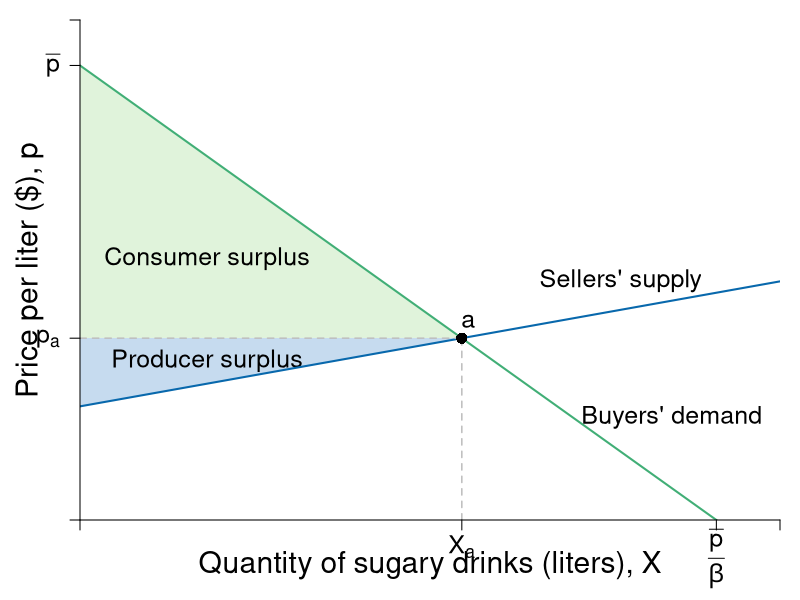

Recreate this plot in R.
require(shape)
library(tidyverse)
pdf(file = "firmmarketsupply/sugar_tax_efficiency_elastic1.pdf", width = 9, height = 7)

#Set parameters for graphics
axislabelsize <- 1.8
labelsize <- 1.5
namesize <- 1.8
annotatesize <- 1.5
graphlinewidth <- 2
segmentlinewidth <- 1.5

COL <- c("#7fc97f", "#beaed4", "#fdc086", "#ffff99", "#386cb0", "#f0027f", "#bf5b17", "#666666")
COLA <- c("#e0f3db", "#99d8c9","#66c2a4","#41ae76", "#238b45", "#005824")
COLB <- c("#c6dbef", "#4eb3d3", "#2b8cbe", "#0868ac","#084081")
COLC <- c("#fcfbfd", "#efedf5", "#dadaeb", "#bcbddc", "#9e9ac8", "#807dba", "#6a51a3", "#54278f", "#3f007d")

par(mar =  c(4, 4, 1, 1))

mrsA <- function(x, rmax = 20, xmax = 10) {
  rmax - (rmax/xmax)*x
}

uA <- function(x, y, rmax = 20, xmax = 10) {
  y + rmax*x - (1/2)(rmax/xmax)*x^2
}

Qs <- function(x, slope = 0.5, tax = 0){
  slope*x + 5 + tax
}

Qs_tax<- function(x, slope = 0.5, tax = 3.5){
  slope*x + 5 + tax
}

xlims <- c(0, 11)
ylims <- c(0, 22)

npts <- 501 
x <- seq(xlims[1], xlims[2], length.out = npts)
y <- seq(ylims[1], ylims[2], length.out = npts) 
a <- c(46.08, 55, 64)
b <- c(46.08, 55, 64)

#Equilibrium intersections
eq1 <- uniroot(function(x)  mrsA(x) - Qs(x)  , c(.01,10), tol=1e-8)   
eq2 <- uniroot(function(x)  mrsA(x) - Qs_tax(x)  , c(.01,10), tol=1e-8) 
xpre <- as.numeric(eq1[1])
xpost <- as.numeric(eq2[1])

plot(0, 0, xlim = xlims, ylim = ylims, type = "n",
     xlab = expression(paste("")),
     ylab = expression(paste("")), 
     xaxt = "n", 
     yaxt = "n", 
     cex.lab = axislabelsize, 
     bty = "n",
     xaxs = "i", 
     yaxs = "i")


ticksy <- c(0, NA,  Qs(xpre), NA, 20, ylims[2])
ylabels <- c(NA, NA, expression(paste(p[a])), NA, expression(paste(bar(p) )), NA)
ticksx <- c(0, NA, xpre, 10, xlims[2])
xlabels <- c(NA, NA, expression(paste(X[a])), expression(paste(frac(bar(p), beta ) )), NA)


npts <- 500 
xx1 <- seq(xlims[1], xlims[2], length.out = npts)

# Tax Rev 
#xpoly1 <- c(0, xpost, xpost, 0)
#ypoly1 <- c(Qs(xpost), Qs(xpost), Qs_tax(xpost), Qs_tax(xpost))
#polygon(x = xpoly1, y = ypoly1, col = COL[3], density=NULL, border = NA)

# DWL of PS
#xpoly <- c(0, 0, xpre)
#ypoly <- c(Qs(xpost), Qs(xpre), Qs(xpre))
#polygon(x = xpoly, y = ypoly, col = COL[2], density=NULL, border = NA)


# DWL of CS
#xpoly2 <- c(xpost, xpre, xpost) 
#ypoly2 <- c(Qs(xpre), Qs(xpre), Qs_tax(xpost)) 
#polygon(x = xpoly2, y = ypoly2, col = COL[4], density=NULL, border = NA)

# CS 
xpoly3 <- c(0, 0, xpre)
ypoly3 <- c(Qs(xpre), mrsA(0), Qs(xpre))
polygon(x = xpoly3, y = ypoly3, col = COLA[1], density=NULL, border = NA)

# PS
xpoly4 <- c(0, 0, xpre, 0)
ypoly4 <- c(Qs(xpre), Qs(0), Qs(xpre), Qs(xpre))
polygon(x = xpoly4, y = ypoly4, col = COLB[1], density=NULL, border = NA)

text(2, 7, expression(paste("Producer surplus")), xpd = TRUE, cex = labelsize)
text(2, 11.5, expression(paste("Consumer surplus")), xpd = TRUE, cex = labelsize) 


#Lines for mrs graph
lines(xx1, mrsA(xx1), col = COLA[4], lwd = graphlinewidth)

lines(xx1, Qs(xx1), col = COLB[4], lwd = graphlinewidth)
#lines(xx1, Qs_tax(xx1), col = COLB[5], lwd = graphlinewidth)

# Prices
##Price with tax
#segments(0, Qs_tax(xpost), xpost, Qs_tax(xpost), lty = 2, col = "gray" , lwd = segmentlinewidth) 
##Price pre-tax
segments(0, Qs(xpre), xpre, Qs(xpre), lty = 2, col = "gray" , lwd = segmentlinewidth)

# Vert Seg from Q 
#segments(xpost, 0, xpost, Qs_tax(xpost), lty = 2, col = "gray" , lwd = segmentlinewidth)

segments(xpre, 0, xpre, Qs(xpre), lty = 2, col = "gray" , lwd = segmentlinewidth)

# Horizontal to PS
#segments(0, Qs(xpost), xpost, Qs(xpost), lty = 2, col = "gray" , lwd = segmentlinewidth)

#Label axes
#mtext(expression(paste("Quantity of sugary drinks (liters), ", X)), side=1, line = 2.5, cex = axislabelsize)
text(0.5*xlims[2], -2, expression(paste("Quantity of sugary drinks (liters), ", X)), xpd = TRUE, cex = axislabelsize) 
text(-0.8, 0.5*ylims[2], expression(paste("Price per liter ($), ", p)), xpd = TRUE, cex = axislabelsize, srt = 90) 

#Label a
#points(xpost, Qs_tax(xpost), pch = 16, col = "black", cex = 1.5)
#text(xpost, Qs_tax(xpost) + 0.75, expression(b), cex = annotatesize)

#Label b
points(xpre, Qs(xpre), pch = 16, col = "black", cex = 1.5)
text(xpre + 0.1, Qs(xpre) + 0.75, expression(a), cex = annotatesize)

#Label c
#points(xpost, Qs(xpost), pch = 16, col = "black", cex = 1.5)
#text(xpost + 0.2, Qs(xpost) - 0.3, expression(d), cex = annotatesize)

#Label d
#points(xpost, Qs(xpre) , pch = 16, col = "black", cex = 1.5)
#text(xpost + 0.2, Qs(xpre) + 0.3, expression(c), cex = annotatesize)

#segments(4.11765, 6.17647, 5.88, 8.88, lty = 1, col = COL[2] , lwd = graphlinewidth)
#text(8.5, 14, expression(paste("Supply with tax, ", tau)), cex = labelsize)
#text(8.5, 14, expression(paste(p(x) == (c + tau) + x)), cex = labelsize)
#text(8.5, 7.8, expression(paste("Pre-tax supply, ", p(x) == c + x)), cex = labelsize)
text(8.5, 10.5, expression(paste("Sellers' supply")), cex = labelsize)

#Label mrs function
text(9.3, 4.5, expression(paste("Buyers' demand")), cex = labelsize)
#Arrows(6, 8.7, 6, 10.9, col = "black", lty = 1, lwd = 2, arr.type = "triangle", arr.lwd = 0.2, code = 3)
#text(6.6, 9.95, expression(paste("Tax" == tau)), cex = labelsize)

# Label CS
#text(1.2, 14, expression(paste("Consumer Surplus")))
axis(1, at = ticksx, pos = 0, labels = FALSE)
text(x = ticksx, par("usr")[3] - 0.4, labels = xlabels, srt = 0, pos = 1, xpd = TRUE, cex = labelsize)
axis(2, at = ticksy, pos = 0, labels = ylabels, las = 1, cex.axis = labelsize)


dev.off()
